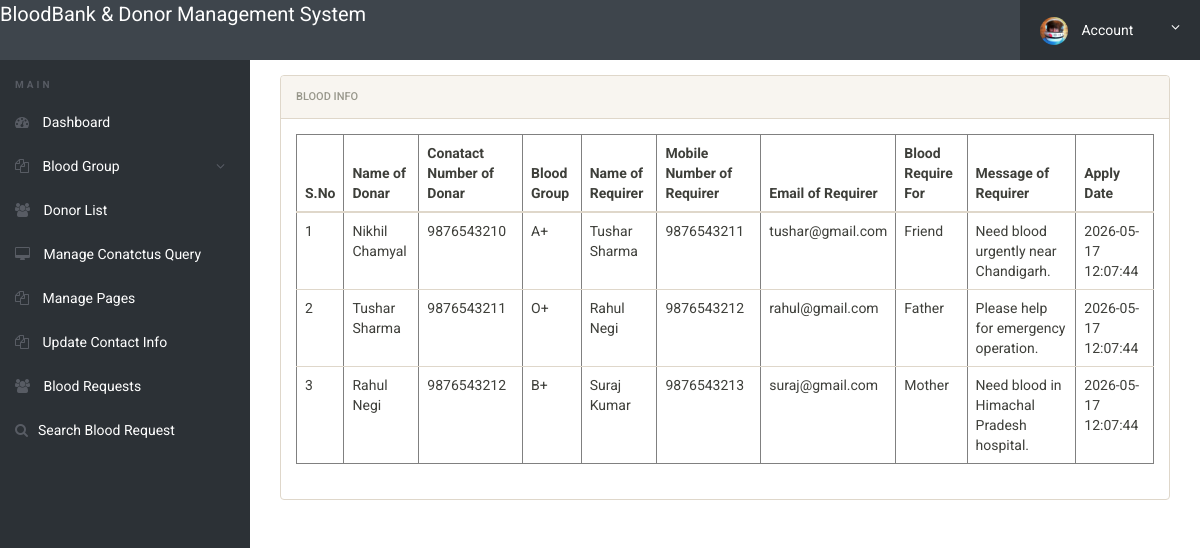
Screenshot of /bbdms/admin/blood-requests.php (signed in) with the database file from the repository.
### tables this page shows
CREATE TABLE `tblbloodrequirer` (
  `ID` int(10) NOT NULL,
  `BloodDonarID` int(10) DEFAULT NULL,
  `name` varchar(250) DEFAULT NULL,
  `EmailId` varchar(250) DEFAULT NULL,
  `ContactNumber` bigint(10) DEFAULT NULL,
  `BloodRequirefor` varchar(250) DEFAULT NULL,
  `Message` mediumtext DEFAULT NULL,
  `ApplyDate` timestamp NULL DEFAULT current_timestamp()
);

CREATE TABLE `tblblooddonars` (
  `id` int(11) NOT NULL,
  `FullName` varchar(100) DEFAULT NULL,
  `MobileNumber` char(11) DEFAULT NULL,
  `EmailId` varchar(100) DEFAULT NULL,
  `Gender` varchar(20) DEFAULT NULL,
  `Age` int(11) DEFAULT NULL,
  `BloodGroup` varchar(20) DEFAULT NULL,
  `Address` varchar(255) DEFAULT NULL,
  `Message` mediumtext DEFAULT NULL,
  `PostingDate` timestamp NOT NULL DEFAULT current_timestamp(),
  `status` int(1) DEFAULT NULL,
  `Password` varchar(250) DEFAULT NULL
);

### bbdms/admin/blood-requests.php (the view, shortened to what this page needs)
<?php
include('includes/config.php');
if(strlen($_SESSION['alogin'])==0)
	{
header('location:index.php');
}
else{
 ?>
<!doctype html>
<html lang="en" class="no-js">
<head>
	<link rel="stylesheet" href="css/font-awesome.min.css">
	<link rel="stylesheet" href="css/bootstrap.min.css">
	<link rel="stylesheet" href="css/dataTables.bootstrap.min.css">
	<link rel="stylesheet" href="css/bootstrap-social.css">
	<link rel="stylesheet" href="css/bootstrap-select.css">
	<link rel="stylesheet" href="css/fileinput.min.css">
	<link rel="stylesheet" href="css/awesome-bootstrap-checkbox.css">
	<link rel="stylesheet" href="css/style.css">
</head>
<body>
	<?php include('includes/header.php');?>
	<div class="ts-main-content">
		<?php include('includes/leftbar.php');?>
		<div class="content-wrapper">
			<div class="container-fluid">
					<div class="col-md-12">
						<div class="panel panel-default">
							<div class="panel-heading">Blood Info</div>
							<div class="panel-body">
								<table border="1" class="table table-responsive">
                                    <thead>
                                         <tr>
                                         	<th>S.No</th>
                                          <th>Name of Donar</th>
                                          <th>Conatact Number of Donar</th>
                                          <th>Blood Group</th>
                                            <th>Name of Requirer</th>
                                            <th>Mobile Number of Requirer</th>
                                            <th>Email of Requirer</th>
                                            <th>Blood Require For</th>
                                            <th>Message of Requirer</th>
                                            <th>Apply Date</th>
                                        </tr>
                                    </thead>
                                    <tbody>
                                        <tr><?php
$sql="SELECT tblbloodrequirer.BloodDonarID,tblbloodrequirer.name,tblbloodrequirer.EmailId,tblbloodrequirer.ContactNumber,tblbloodrequirer.BloodRequirefor,tblbloodrequirer.Message,tblbloodrequirer.ApplyDate,tblblooddonars.id as donid,tblblooddonars.FullName,tblblooddonars.MobileNumber,tblblooddonars.BloodGroup  from  tblbloodrequirer join tblblooddonars on tblblooddonars.id=tblbloodrequirer.BloodDonarID where tblblooddonars.FullName like '%$sdata%' || tblblooddonars.MobileNumber like '%$sdata%'";
$query = $dbh -> prepare($sql);
$query->execute();
$results=$query->fetchAll(PDO::FETCH_OBJ);
$cnt=1;
if($query->rowCount() > 0)
{
foreach($results as $row)
{               ?>
                                            <td><?php echo htmlentities($cnt);?></td>
                                            <td><?php  echo htmlentities($row->FullName);?></td>
                                            <td><?php  echo htmlentities($row->MobileNumber);?></td>
                                            <td><?php  echo htmlentities($row->BloodGroup);?></td>
                                        <td><?php  echo htmlentities($row->name);?></td>
                                             <td><?php  echo htmlentities($row->ContactNumber);?></td>
                                             <td><?php  echo htmlentities($row->EmailId);?></td>
                                          <td><?php  echo htmlentities($row->BloodRequirefor);?></td>
                 <td><?php  echo htmlentities($row->Message);?>
                  </td>
                                            <td>
                                              <?php  echo htmlentities($row->ApplyDate);?>
                                            </td>
                                        </tr>
                                    <?php $cnt=$cnt+1;}} else {?>
                                        <tr>
                                            <th colspan="8" style="color:red;"> No Record found</th>
                                        </tr>
                                    <?php } ?>
                                    </tbody>
                                </table>
							</div>
						</div>
					</div>
				</div>
			</div>
		</div>
</body>
</html>
<?php } ?>

### bbdms/admin/css/style.css (style rules this page uses)
html { font-size: 14px; }
@media only screen and (min-width: 480px) { html { font-size: 17px; } }
@media only screen and (min-width: 768px) { html { font-size: 14px; } }
body { font-size: 1em; }
.panel { overflow: hidden; }
.ts-main-content .content-wrapper { padding-top: 15px; margin-top: 60px; }
@media only screen and (min-width: 992px) { .ts-main-content .content-wrapper { margin-left: 250px; } }

### rows the page displays
tblbloodrequirer: BloodDonarID.FullName "Nikhil Chamyal", BloodDonarID.MobileNumber "9876543210", BloodDonarID.BloodGroup "A+", name "Tushar Sharma", ContactNumber "9876543211", EmailId "tushar@gmail.com", BloodRequirefor "Friend", Message "Need blood urgently near Chandigarh.", ApplyDate "2026-05-17 12:07:44"
tblbloodrequirer: BloodDonarID.FullName "Tushar Sharma", BloodDonarID.MobileNumber "9876543211", BloodDonarID.BloodGroup "O+", name "Rahul Negi", ContactNumber "9876543212", EmailId "rahul@gmail.com", BloodRequirefor "Father", Message "Please help for emergency operation.", ApplyDate "2026-05-17 12:07:44"
tblbloodrequirer: BloodDonarID.FullName "Rahul Negi", BloodDonarID.MobileNumber "9876543212", BloodDonarID.BloodGroup "B+", name "Suraj Kumar", ContactNumber "9876543213", EmailId "suraj@gmail.com", BloodRequirefor "Mother", Message "Need blood in Himachal Pradesh hospital.", ApplyDate "2026-05-17 12:07:44"
